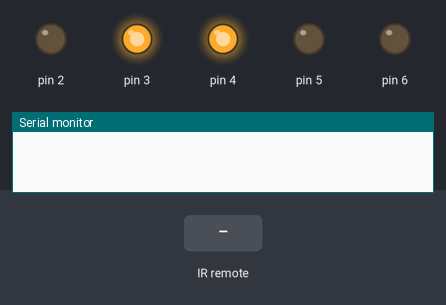
Bench run of a sketch on a simulated Arduino Uno, built with avr-gcc and run on an emulated ATmega328P. On the bench: output pins drawn as LEDs (lit = HIGH), the last lines printed to the serial monitor. The test bench sets the inputs (shaded band).

Above: at 1.2 s.
1.3 s: infrared code 0xFD00FF received
At 3.7 s:
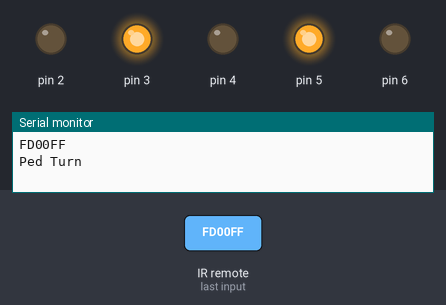
At 6.4 s:
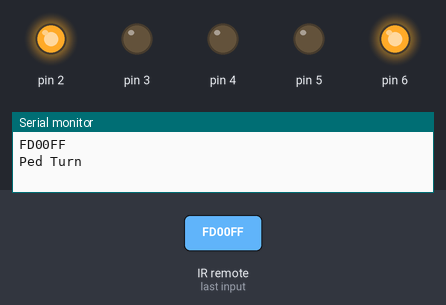
Timing chart, 0 to 14.3 s (numbered marks = the images above; inputs shaded):
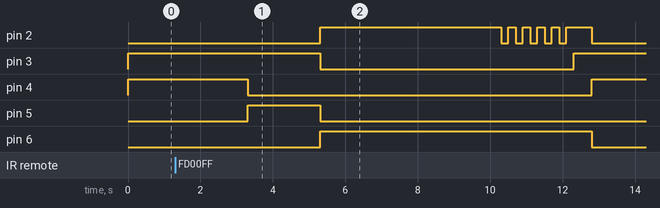

The sketch:

traffic_light_irremote.ino
```cpp
 class DigitalOutput{
  int _pin;
  bool _state;
  public:
  void Init(int p){
  _pin = p;
  pinMode(_pin, OUTPUT);
  Set(LOW);
};
  void Set(bool s){
  digitalWrite(_pin, s);
  _state = s;
};
  void On(){
  Set(HIGH);
};
  void Off(){
  Set(LOW);
};
  void Toggle(){
  Set(!_state);
};
  bool State(){
  return _state;
};
};

#include <IRremote.h>
#include <Servo.h>

Servo s;
DigitalOutput carRed, carYellow, carGreen, pedRed, pedGreen;

const int pedTime = 5000;
const int pedTimeEnd = 2000;

int IRpin = 11;
IRrecv irrecv(IRpin);
decode_results results;

void setup(){
  pedGreen.Init(2);
  pedRed.Init(3);
  carGreen.Init(4);
  carYellow.Init(5);
  carRed.Init(6);

  irrecv.enableIRIn(); //start receiver
  Serial.begin(9600);
}

void loop(){
  if(irrecv.decode(&results)){
    Serial.println(results.value, HEX);

    if(results.value == 16580863){
      Serial.println("Ped Turn");
      delay(2000);
      pedTurn();
      }
    irrecv.resume();
    }
  else{
    carTurn();
  }
}

void carTurn(){
    carGreen.On();
    carRed.Off();
    carYellow.Off();
    pedGreen.Off();
    pedRed.On();
  }

void pedTurn(){
  unsigned long startTime;
  unsigned long endTime;

  carGreen.Off();
  carYellow.On();
  carRed.Off();
  delay(2000);
  carGreen.Off();
  carYellow.Off();
  carRed.On();

  pedGreen.On();
  pedRed.Off();

  startTime = millis();
  while((millis() - startTime) < pedTime){
    endTime = millis();
    }
  while((millis() - endTime) < pedTimeEnd){
    pedGreen.Toggle();
    delay(200);
  }
  pedRed.On();
  delay(500);
  carTurn();
  }
```

Measured:
- after the input at 1.3 s, pin 2: goes HIGH 5.0 s, 4 × (LOW 0.20 s, HIGH 0.20 s), LOW 0.20 s, HIGH 0.70 s, then LOW, starting after 4.0 s; pin 3: HIGH → LOW after 4.0 s, → HIGH 7.0 s later; pin 4: HIGH → LOW after 2.0 s, → HIGH 9.5 s later; pin 5: LOW → HIGH after 2.0 s, → LOW 2.0 s later; pin 6: LOW → HIGH after 4.0 s, → LOW 7.5 s later
